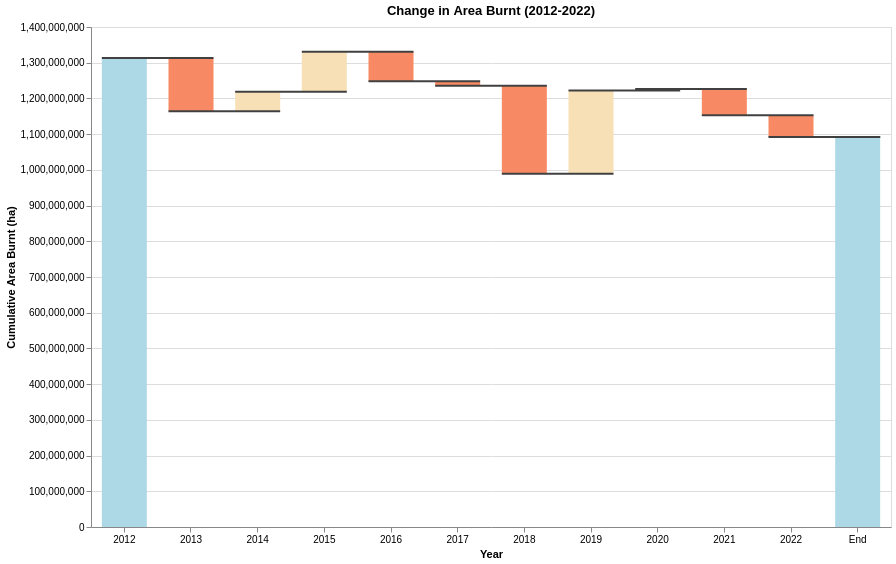

Vega-Lite specification for this chart:
### Vega-Lite specification from a JSON file in a GitHub repository (floating-point values rounded to 4 significant figures)
{"$schema": "https://vega.github.io/schema/vega-lite/v5.json", "title": "Change in Area Burnt (2012-2022)", "data": {"values": [{"Year": "2012", "Change": 1313012238}, {"Year": "2013", "Change": -149124953}, {"Year": "2014", "Change": 55013334}, {"Year": "2015", "Change": 111634307}, {"Year": "2016", "Change": -82104993}, {"Year": "2017", "Change": -13100298}, {"Year": "2018", "Change": -246243752}, {"Year": "2019", "Change": 233354461}, {"Year": "2020", "Change": 3801826}, {"Year": "2021", "Change": -73563141}, {"Year": "2022", "Change": -60524719}, {"Year": "End", "Change": 0}]}, "width": 800, "height": 500, "transform": [{"window": [{"op": "sum", "field": "Change", "as": "Total"}]}, {"window": [{"op": "lead", "field": "Year", "as": "nextYear"}]}, {"calculate": "datum.nextYear === null ? datum.Year : datum.nextYear", "as": "nextYear"}, {"calculate": "datum.Year === 'End' ? 0 : datum.Total - datum.Change", "as": "previous_total"}, {"calculate": "datum.Year === 'End' ? datum.Total : datum.Change", "as": "change_value"}, {"calculate": "(datum.Total + datum.previous_total) / 2", "as": "center"}], "encoding": {"x": {"field": "Year", "type": "ordinal", "sort": null, "axis": {"labelAngle": 0, "title": "Year"}}}, "layer": [{"mark": {"type": "bar", "size": 45}, "encoding": {"y": {"field": "previous_total", "type": "quantitative", "title": "Cumulative Area Burnt (ha)"}, "y2": {"field": "Total"}, "color": {"condition": [{"test": "datum.Year === '2012' || datum.Year === 'End'", "value": "lightblue"}, {"test": "datum.Total < datum.previous_total", "value": "#f78a64"}], "value": "#f7e0b6"}, "tooltip": [{"field": "Year", "title": "Year"}, {"field": "change_value", "title": "Change in Area Burnt (ha)", "format": ",d"}, {"field": "Total", "title": "Cumulative Area Burnt (ha)", "format": ",d"}]}}, {"mark": {"type": "rule", "color": "#404040", "opacity": 1, "strokeWidth": 2, "xOffset": -22.5, "x2Offset": 22.5}, "encoding": {"x2": {"field": "nextYear"}, "y": {"field": "Total", "type": "quantitative"}}}]}
